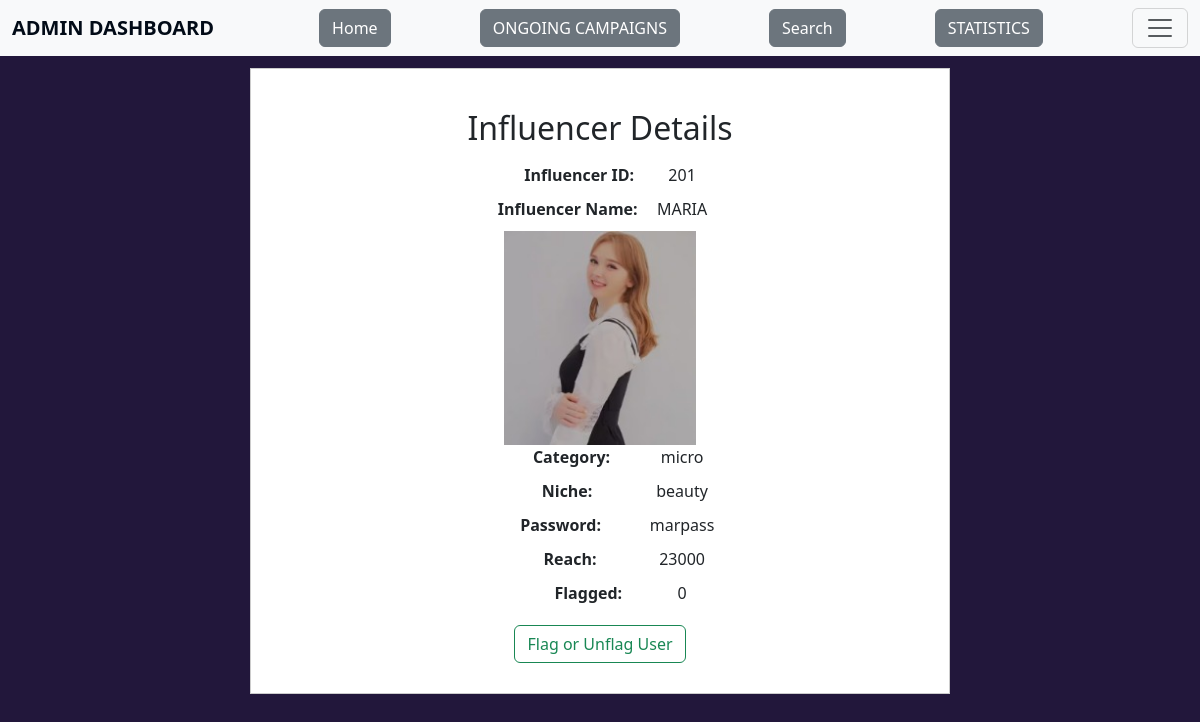
The page /influencer/201 on the database its author committed.
### application/models.py (models this page shows, shortened)
class Influencer(db.Model):
    __tablename__="influencer"
    inf_id=db.Column(db.String,primary_key=True,nullable=False)
    inf_name=db.Column(db.String)
    inf_password=db.Column(db.String,nullable=False)
    inf_category=db.Column(db.String,nullable=False)
    inf_niche=db.Column(db.String,nullable=False)
    inf_reach=db.Column(db.Integer,nullable=False)
    flagged=db.Column(db.Integer, default=0)
    rating=db.Column(db.Numeric(1,1),default=0)
    inf_num_rating=db.Column(db.Integer, default=0)
    inf_total_rating=db.Column(db.Numeric, default=0)
    inf_req=db.relationship('Adrequest',cascade='all, delete-orphan')

### application/controllers.py (the view)
@app.route("/influencer/<inf_id>",methods=["GET"])
def inf_details(inf_id):
    inf=Influencer.query.get(inf_id)
    return render_template("inf_details.html",inf=inf)

### templates/inf_details.html (shortened to what this page needs)
<!DOCTYPE html>
<html lang="en">
<head>
    <link href="https://cdn.jsdelivr.net/npm/bootstrap@5.3.3/dist/css/bootstrap.min.css" rel="stylesheet">
</head>
<body>
    <nav class="navbar bg-body-tertiary fixed-top">
        <div class="container-fluid">
            <a class="navbar-brand" >ADMIN DASHBOARD</a>
            <a href="/admin_dashboard"><button class="btn btn-secondary">Home</button></a>
            <a href="/ongoing_camp"><button class="btn btn-secondary">ONGOING CAMPAIGNS</button></a>
            <a href="{{url_for('adminsearch', search_type='common')}}"><button class="btn btn-secondary">Search</button></a>
            <a href="/admin_summary"><button class="btn btn-secondary">STATISTICS</button></a>
            <button class="navbar-toggler" type="button" data-bs-toggle="offcanvas" data-bs-target="#offcanvasNavbar" aria-controls="offcanvasNavbar" aria-label="Toggle navigation">
                <span class="navbar-toggler-icon"></span>
            </button>
        </div>
    </nav>
<body>
    <div class="container mt-5">
        <h1 class="mb-3">Influencer Details</h1>
        <div class="detail"><strong>Influencer ID:</strong> {{inf.inf_id}}</div>
        <div class="detail"><strong>Influencer Name:</strong> {{inf.inf_name}}</div>
        <img id="image" src="/static/{{ inf.inf_id }}.jpeg" alt="" class="small-image">
        <div class="detail"><strong>Category:</strong> {{inf.inf_category}}</div>
        <div class="detail"><strong>Niche:</strong> {{inf.inf_niche}}</div>
        <div class="detail"><strong>Password:</strong> {{inf.inf_password}}</div>
        <div class="detail"><strong>Reach:</strong> {{inf.inf_reach}}</div>
        <div class="detail"><strong>Flagged:</strong> {{inf.flagged}}</div>
        <a href="{{url_for('inf_flag', inf_id=inf.inf_id) }}"><button class="btn btn-outline-success" type="button">Flag or Unflag User</button></a>
    </div>
</body>
</html>

### templates/inf_details.html (style rules this page uses)
body { padding-top: 20px;background-color:rgb(34, 23, 59); }
h1, h2 { margin-top: 50px; }
.navbar-brand { font-weight: bold; }
.navbar, .offcanvas-header, .offcanvas-body { background-color: #f0f2ec; }
.navbar-brand, .nav-link, .offcanvas-title { color: #020b17; }
.btn-primary, .btn-outline-success { margin-top: 10px; }
.container { background-color: #ffffff; border: 1px solid #ccc; padding: 30px; max-width: 700px; margin: 20px auto; text-align: center; }
.container h1 { font-size: 2rem; margin-bottom: 20px; margin-top:10px }
.detail { margin-bottom: 10px; }
.detail strong { display: inline-block; width: 150px; margin-right: 10px; }
.small-image { width: 30%; height: 40%; }

### rows shown on the page
Influencer: inf_id "201", inf_name "MARIA", inf_category "micro", inf_niche "beauty", inf_password "marpass", inf_reach "23000", flagged "0"
